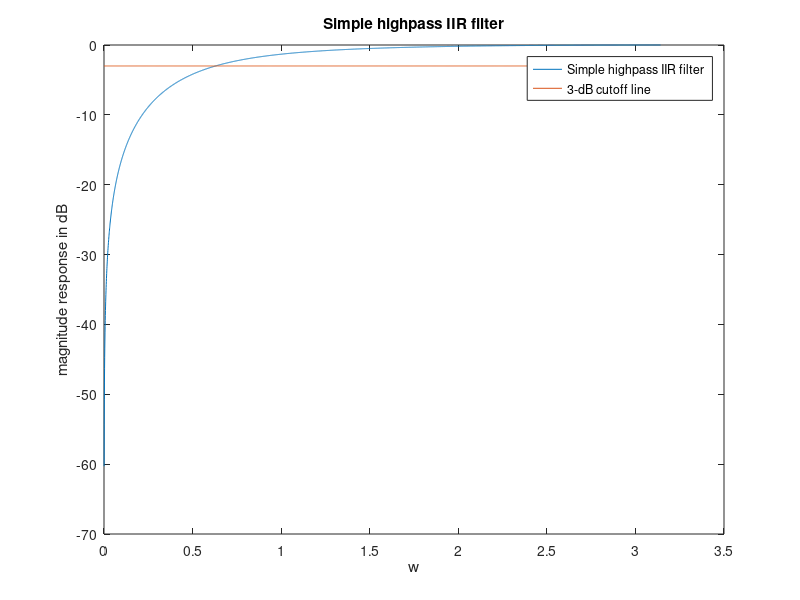

This chart was generated by the following MATLAB code:
alpha=(1-sqrt(1-cos(0.2*pi)^2))/cos(0.2*pi);
w=linspace(0,pi,5000);
H=sqrt(((1+alpha)^2*(1-cos(w)))./(2*(1+alpha^2-2*alpha*cos(w)))) ;
plot (w,20*log10(abs(H)));
hold on ;
plot(w,-3*ones(1,5000));
xlabel('w') 
ylabel( 'magnitude response in dB')
title('Simple highpass IIR filter')
legend ('Simple highpass IIR filter ','3-dB cutoff line ')